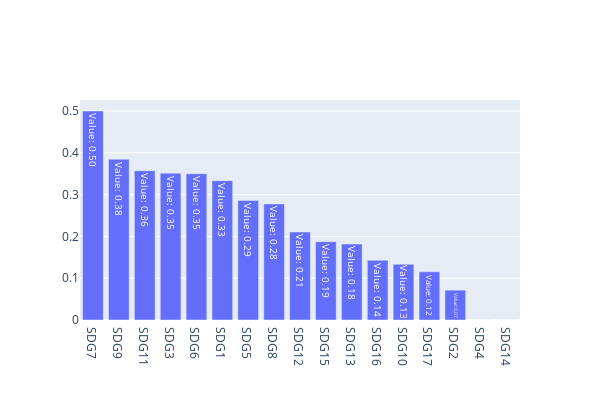

Notebook code for this chart:
### Code cell
df_sorted = df.sort_values(by='value', ascending=False)
# Bar Chart

fig = go.Figure()
fig.add_trace(go.Bar(
    x = df_sorted['Goal'],
    y = df_sorted['value'],
    text=[f"Value: {value:.2f}" for value in df_sorted['value']],
    hoverinfo='text'
))

fig.update_layout(
    width=600,
    height=400
)

fig.show()

### Figure 1 — Plotly figure (JSON) as saved in the notebook; plotly's stock layout.template omitted (floating-point values rounded to 4 significant figures)
{"data": [{"hoverinfo": "text", "text": ["Value: 0.50", "Value: 0.38", "Value: 0.36", "Value: 0.35", "Value: 0.35", "Value: 0.33", "Value: 0.29", "Value: 0.28", "Value: 0.21", "Value: 0.19", "Value: 0.18", "Value: 0.14", "Value: 0.13", "Value: 0.12", "Value: 0.07", "Value: 0.00", "Value: 0.00"], "type": "bar", "x": ["SDG7", "SDG9", "SDG11", "SDG3", "SDG6", "SDG1", "SDG5", "SDG8", "SDG12", "SDG15", "SDG13", "SDG16", "SDG10", "SDG17", "SDG2", "SDG4", "SDG14"], "y": [0.5, 0.3846, 0.3571, 0.3514, 0.35, 0.3333, 0.2857, 0.2778, 0.2105, 0.1875, 0.1818, 0.1429, 0.1333, 0.1154, 0.07143, 0, 0]}], "layout": {"height": 400, "width": 600}}
